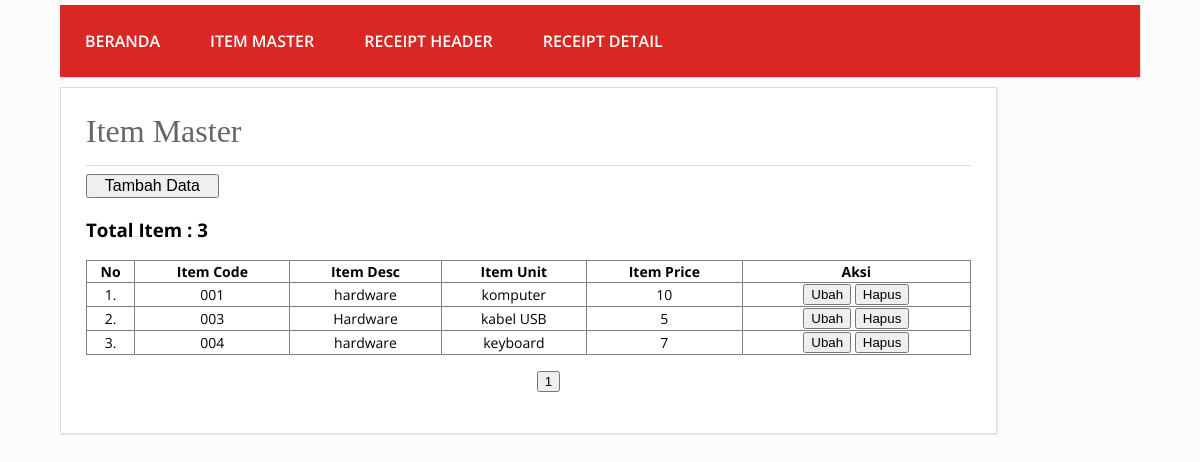
Page /item_master/item_master.php on the committed database.
### tables this page shows
CREATE TABLE IF NOT EXISTS `tbl_item_master` (
  `item_code` varchar(50) NOT NULL,
  `item_desc` varchar(50) NOT NULL,
  `item_unit` varchar(100) NOT NULL,
  `item_price` int(11) NOT NULL,
  PRIMARY KEY (`item_code`)
);

### item_master/item_master.php (the view, shortened to what this page needs)
<?php
include '../fungsi.php';
?>
<html>
<head>
  <link rel="stylesheet" type="text/css" href="../css/custom.css">
</head>
<body>
  <div class="wrap">
    <nav class="menu">
      <ul>
        <li><a href="../index.php">Beranda</a></li>
        <li><a href="item_master.php">Item Master</a></li>
        <li><a href="../receipt_header/receipt_header.php">Receipt Header</a></li>
        <li><a href="../receipt_detail/receipt_detail.php">Receipt Detail</a></li>
      </ul>
    </nav>
    <div class="blog">
      <div class="conteudo">
        <h1>Item Master</h1>
        <hr>
          <a href="input.php" style="text-decoration: none;"><button style="width: 15%; font-size: 16px;">Tambah Data</button></a>
          <?php
            $limit = 5;
            if(isset($_GET['page'])){
              $page = anti_injection($_GET['page']);
            }else{
              $page = 1;
            }
            $offset = ($page - 1) * $limit;
            $sql = "SELECT * FROM `tbl_item_master` ORDER BY `item_code` ASC";
            $query = mysql_query($sql." LIMIT $offset, $limit");
            $total = mysql_num_rows(mysql_query($sql));
            ?>
            <h3>Total Item : <?= $total; ?></h3>
            <table width="100%" border="1" align="center" style="font-size: 14; border-collapse: collapse;">
              <tr align="center">
                <td><b>No</b></td>
                <td><b>Item Code</b></td>
                <td><b>Item Desc</b></td>
                <td><b>Item Unit</b></td>
                <td><b>Item Price</b></td>
                <td><b>Aksi</b></td>
              </tr>
              <?php
              if($total > 0){
              $no = ($page - 1) * $limit;
              while ($row = mysql_fetch_array($query)):
                $no++;
                echo "<tr>";
                echo "<td align=center>".$no.".</td>";
                echo "<td align=center>".($row['item_code'])."</td>";
                echo "<td align=center>".($row['item_desc'])."</td>";
                echo "<td align=center>".($row['item_unit'])."</td>";
                echo "<td align=center>".($row['item_price'])."</td>";
                echo '<td align=center>
                <a href="edit.php?item_code='.$row['item_code'].'"><button>Ubah</button></a>
                <a onclick="return konfirmasi()" href="hapus.php?item_code='.$row['item_code'].'"><button>Hapus</button></a>
                </td>';
                echo "</tr>";
                endwhile;
                }else{
                echo "<tr><td colspan=7>Data tidak tersedia</td></tr>";
                }
              ?>
              </table>
              <center><?php pagination_new($total, $page, $limit, '#', '?page='); ?></center>
      </div>
    </div>
  </div>
</body>
</html>

### css/custom.css (style rules this page uses)
body { background: #fcfcfc; margin:0; font-family: 'Open Sans', sans-serif; }
hr { border:0; background:#dedede; height:1px; }
.wrap { width: 90%; margin:5px auto; }
nav.menu ul { overflow:hidden; color:#fcfcfc; list-style: none; float:left; padding:0; width: 100%; margin:0 0 0; background: #da2724; -webkit-box-shadow: 1px 1px 1px 0px rgba(204,204,204,0.55); -moz-box-shadow: 1px 1px 1px 0px rgba(204,204,204,0.55); box-shadow: 1px 1px 1px 0px rgba(204,204,204,0.55); }
nav.menu ul li { margin:0; float:left; }
nav.menu ul a { padding:25px; display:block; font-weight:600; font-size: 16px; color:#fff; text-transform: uppercase; transition: all 0.5s ease; text-decoration: none; }
.blog { float:left; }
.conteudo { width:885px; padding:25px; margin:10px auto; background: #fff; border:1px solid #dedede; -webkit-box-shadow: 1px 1px 1px 0px rgba(204,204,204,0.35); -moz-box-shadow: 1px 1px 1px 0px rgba(204,204,204,0.35); box-shadow: 1px 1px 1px 0px rgba(204,204,204,0.35); }
.conteudo h1 { padding:0; margin:0 0 15px; font-weight: normal; color: #666; font-family: Georgia; }

### rows in the picture
tbl_item_master: item_code "001", item_desc "hardware", item_unit "komputer", item_price "10"
tbl_item_master: item_code "003", item_desc "Hardware", item_unit "kabel USB", item_price "5"
tbl_item_master: item_code "004", item_desc "hardware", item_unit "keyboard", item_price "7"

### other values in the picture
$total "3"
